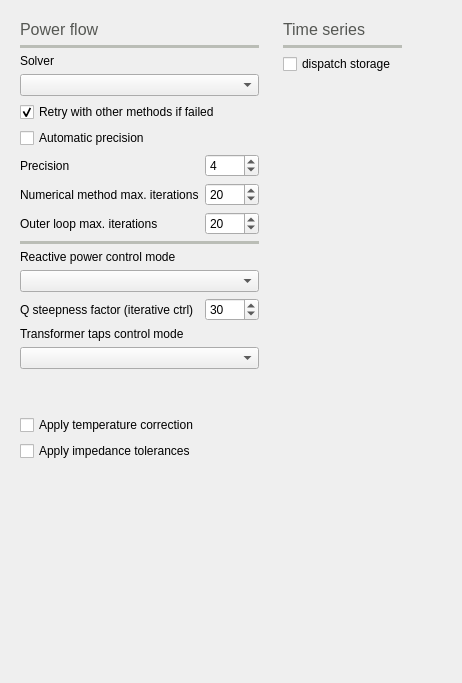
          <widget class="QWidget" name="tab_3">
           <attribute name="icon">
            <iconset resource="icons.qrc">
             <normaloff>:/Icons/icons/pf.svg</normaloff>:/Icons/icons/pf.svg</iconset>
           </attribute>
           <attribute name="title">
            <string>PF</string>
           </attribute>
           <attribute name="toolTip">
            <string>Power flow settings</string>
           </attribute>
           <layout class="QGridLayout" name="gridLayout_9">
            <item row="0" column="0">
             <widget class="QFrame" name="frame_13">
              <property name="frameShape">
               <enum>QFrame::NoFrame</enum>
              </property>
              <property name="frameShadow">
               <enum>QFrame::Raised</enum>
              </property>
              <layout class="QGridLayout" name="gridLayout_4">
               <item row="7" column="0" colspan="2">
                <widget class="QCheckBox" name="auto_precision_checkBox">
                 <property name="text">
                  <string>Automatic precision</string>
                 </property>
                </widget>
               </item>
               <item row="1" column="0" colspan="2">
                <widget class="QLabel" name="label_17">
                 <property name="palette">
                  <palette>
                   <active>
                    <colorrole role="WindowText">
                     <brush brushstyle="SolidPattern">
                      <color alpha="255">
                       <red>85</red>
                       <green>87</green>
                       <blue>83</blue>
                      </color>
                     </brush>
                    </colorrole>
                   </active>
                   <inactive>
                    <colorrole role="WindowText">
                     <brush brushstyle="SolidPattern">
                      <color alpha="255">
                       <red>85</red>
                       <green>87</green>
                       <blue>83</blue>
                      </color>
                     </brush>
                    </colorrole>
                   </inactive>
                   <disabled>
                    <colorrole role="WindowText">
                     <brush brushstyle="SolidPattern">
                      <color alpha="255">
                       <red>190</red>
                       <green>190</green>
                       <blue>190</blue>
                      </color>
                     </brush>
                    </colorrole>
                   </disabled>
                  </palette>
                 </property>
                 <property name="font">
                  <font>
                   <pointsize>12</pointsize>
                  </font>
                 </property>
                 <property name="text">
                  <string>Power flow</string>
                 </property>
                </widget>
               </item>
               <item row="9" column="1">
                <widget class="QSpinBox" name="tolerance_spinBox">
                 <property name="toolTip">
                  <string>&lt;html&gt;&lt;head/&gt;&lt;body&gt;&lt;p&gt;Exponent of the precission to use.&lt;/p&gt;&lt;p&gt;precision = 1x10^-factor&lt;/p&gt;&lt;p&gt;i.e.&lt;/p&gt;&lt;p&gt;factor=3&lt;/p&gt;&lt;p&gt;precision = 1e-3&lt;/p&gt;&lt;/body&gt;&lt;/html&gt;</string>
                 </property>
                 <property name="minimum">
                  <number>1</number>
                 </property>
                 <property name="maximum">
                  <number>20</number>
                 </property>
                 <property name="value">
                  <number>4</number>
                 </property>
                </widget>
               </item>
               <item row="9" column="0">
                <widget class="QLabel" name="label_5">
                 <property name="text">
                  <string>Precision</string>
                 </property>
                </widget>
               </item>
               <item row="10" column="1">
                <widget class="QSpinBox" name="max_iterations_spinBox">
                 <property name="toolTip">
                  <string>&lt;html&gt;&lt;head/&gt;&lt;body&gt;&lt;p&gt;Maximum numberof iterations to use.&lt;/p&gt;&lt;p&gt;&lt;br/&gt;&lt;/p&gt;&lt;p&gt;Tipical values: &lt;/p&gt;&lt;p&gt;Newton Raphson: 5&lt;/p&gt;&lt;p&gt;Levenberg-Marquards: 20&lt;/p&gt;&lt;p&gt;Fast decoupled: 10&lt;/p&gt;&lt;p&gt;Others: 20&lt;/p&gt;&lt;/body&gt;&lt;/html&gt;</string>
                 </property>
                 <property name="minimum">
                  <number>10</number>
                 </property>
                 <property name="maximum">
                  <number>300</number>
                 </property>
                 <property name="value">
                  <number>20</number>
                 </property>
                </widget>
               </item>
               <item row="10" column="0">
                <widget class="QLabel" name="label_6">
                 <property name="text">
                  <string>Numerical method max. iterations</string>
                 </property>
                </widget>
               </item>
               <item row="2" column="0" colspan="2">
                <widget class="Line" name="line_14">
                 <property name="palette">
                  <palette>
                   <active>
                    <colorrole role="WindowText">
                     <brush brushstyle="SolidPattern">
                      <color alpha="255">
                       <red>186</red>
                       <green>189</green>
                       <blue>182</blue>
                      </color>
                     </brush>
                    </colorrole>
                   </active>
                   <inactive>
                    <colorrole role="WindowText">
                     <brush brushstyle="SolidPattern">
                      <color alpha="255">
                       <red>186</red>
                       <green>189</green>
                       <blue>182</blue>
                      </color>
                     </brush>
                    </colorrole>
                   </inactive>
                   <disabled>
                    <colorrole role="WindowText">
                     <brush brushstyle="SolidPattern">
                      <color alpha="255">
                       <red>190</red>
                       <green>190</green>
                       <blue>190</blue>
                      </color>
                     </brush>
                    </colorrole>
                   </disabled>
                  </palette>
                 </property>
                 <property name="frameShadow">
                  <enum>QFrame::Plain</enum>
                 </property>
                 <property name="lineWidth">
                  <number>4</number>
                 </property>
                 <property name="orientation">
                  <enum>Qt::Horizontal</enum>
                 </property>
                </widget>
               </item>
               <item row="5" column="0" colspan="2">
                <widget class="QComboBox" name="solver_comboBox"/>
               </item>
               <item row="20" column="0">
                <spacer name="verticalSpacer_10">
                 <property name="orientation">
                  <enum>Qt::Vertical</enum>
                 </property>
                 <property name="sizeHint" stdset="0">
                  <size>
                   <width>20</width>
                   <height>40</height>
                  </size>
                 </property>
                </spacer>
               </item>
               <item row="18" column="0">
                <widget class="QLabel" name="label_50">
                 <property name="text">
                  <string>Transformer taps control mode</string>
                 </property>
                </widget>
               </item>
               <item row="19" column="0" colspan="2">
                <widget class="QComboBox" name="taps_control_mode_comboBox"/>
               </item>
               <item row="4" column="0">
                <widget class="QLabel" name="label_2">
                 <property name="text">
                  <string>Solver</string>
                 </property>
                </widget>
               </item>
               <item row="15" column="0">
                <widget class="QLabel" name="label_48">
                 <property name="text">
                  <string>Reactive power control mode</string>
                 </property>
                </widget>
               </item>
               <item row="11" column="1">
                <widget class="QSpinBox" name="outer_loop_spinBox">
                 <property name="toolTip">
                  <string>Maximum iterations for the outer loop that controls reactive power and transformer taps.</string>
                 </property>
                 <property name="minimum">
                  <number>1</number>
                 </property>
                 <property name="maximum">
                  <number>9999</number>
                 </property>
                 <property name="value">
                  <number>20</number>
                 </property>
                </widget>
               </item>
               <item row="6" column="0" colspan="2">
                <widget class="QCheckBox" name="helm_retry_checkBox">
                 <property name="toolTip">
                  <string>&lt;html&gt;&lt;head/&gt;&lt;body&gt;&lt;p&gt;If the selected method does not converge, try a list of methods that may help&lt;/p&gt;&lt;/body&gt;&lt;/html&gt;</string>
                 </property>
                 <property name="text">
                  <string>Retry with other methods if failed</string>
                 </property>
                 <property name="checked">
                  <bool>true</bool>
                 </property>
                </widget>
               </item>
               <item row="11" column="0">
                <widget class="QLabel" name="label_49">
                 <property name="text">
                  <string>Outer loop max. iterations</string>
                 </property>
                </widget>
               </item>
               <item row="22" column="0">
                <widget class="QCheckBox" name="apply_impedance_tolerances_checkBox">
                 <property name="text">
                  <string>Apply impedance tolerances</string>
                 </property>
                </widget>
               </item>
               <item row="12" column="0" colspan="2">
                <widget class="Line" name="line_18">
                 <property name="palette">
                  <palette>
                   <active>
                    <colorrole role="WindowText">
                     <brush brushstyle="SolidPattern">
                      <color alpha="255">
                       <red>186</red>
                       <green>189</green>
                       <blue>182</blue>
                      </color>
                     </brush>
                    </colorrole>
                   </active>
                   <inactive>
                    <colorrole role="WindowText">
                     <brush brushstyle="SolidPattern">
                      <color alpha="255">
                       <red>186</red>
                       <green>189</green>
                       <blue>182</blue>
                      </color>
                     </brush>
                    </colorrole>
                   </inactive>
                   <disabled>
                    <colorrole role="WindowText">
                     <brush brushstyle="SolidPattern">
                      <color alpha="255">
                       <red>190</red>
                       <green>190</green>
                       <blue>190</blue>
                      </color>
                     </brush>
                    </colorrole>
                   </disabled>
                  </palette>
                 </property>
                 <property name="frameShadow">
                  <enum>QFrame::Plain</enum>
                 </property>
                 <property name="lineWidth">
                  <number>4</number>
                 </property>
                 <property name="orientation">
                  <enum>Qt::Horizontal</enum>
                 </property>
                </widget>
               </item>
               <item row="16" column="0" colspan="2">
                <widget class="QComboBox" name="reactive_power_control_mode_comboBox"/>
               </item>
               <item row="21" column="0">
                <widget class="QCheckBox" name="temperature_correction_checkBox">
                 <property name="toolTip">
                  <string>Correct the branches resistance using the temperature</string>
                 </property>
                 <property name="text">
                  <string>Apply temperature correction</string>
                 </property>
                </widget>
               </item>
               <item row="17" column="0">
                <widget class="QLabel" name="label_9">
                 <property name="text">
                  <string>Q steepness factor (iterative ctrl)</string>
                 </property>
                </widget>
               </item>
               <item row="17" column="1">
                <widget class="QSpinBox" name="q_steepness_factor_spinBox">
                 <property name="singleStep">
                  <number>1</number>
                 </property>
                 <property name="value">
                  <number>30</number>
                 </property>
                </widget>
               </item>
              </layout>
             </widget>
            </item>
            <item row="1" column="0">
             <spacer name="verticalSpacer">
              <property name="orientation">
               <enum>Qt::Vertical</enum>
              </property>
              <property name="sizeHint" stdset="0">
               <size>
                <width>20</width>
                <height>202</height>
               </size>
              </property>
             </spacer>
            </item>
            <item row="0" column="2">
             <spacer name="horizontalSpacer_5">
              <property name="orientation">
               <enum>Qt::Horizontal</enum>
              </property>
              <property name="sizeHint" stdset="0">
               <size>
                <width>40</width>
                <height>20</height>
               </size>
              </property>
             </spacer>
            </item>
            <item row="0" column="1">
             <widget class="QFrame" name="frame_14">
              <property name="frameShape">
               <enum>QFrame::NoFrame</enum>
              </property>
              <property name="frameShadow">
               <enum>QFrame::Raised</enum>
              </property>
              <layout class="QGridLayout" name="gridLayout_13">
               <item row="1" column="0" colspan="2">
                <widget class="QLabel" name="label_45">
                 <property name="palette">
                  <palette>
                   <active>
                    <colorrole role="WindowText">
                     <brush brushstyle="SolidPattern">
                      <color alpha="255">
                       <red>85</red>
                       <green>87</green>
                       <blue>83</blue>
                      </color>
                     </brush>
                    </colorrole>
                   </active>
                   <inactive>
                    <colorrole role="WindowText">
                     <brush brushstyle="SolidPattern">
                      <color alpha="255">
                       <red>85</red>
                       <green>87</green>
                       <blue>83</blue>
                      </color>
                     </brush>
                    </colorrole>
                   </inactive>
                   <disabled>
                    <colorrole role="WindowText">
                     <brush brushstyle="SolidPattern">
                      <color alpha="255">
                       <red>190</red>
                       <green>190</green>
                       <blue>190</blue>
                      </color>
                     </brush>
                    </colorrole>
                   </disabled>
                  </palette>
                 </property>
                 <property name="font">
                  <font>
                   <pointsize>12</pointsize>
                  </font>
                 </property>
                 <property name="text">
                  <string>Time series</string>
                 </property>
                </widget>
               </item>
               <item row="2" column="0" colspan="2">
                <widget class="Line" name="line_15">
                 <property name="palette">
                  <palette>
                   <active>
                    <colorrole role="WindowText">
                     <brush brushstyle="SolidPattern">
                      <color alpha="255">
                       <red>186</red>
                       <green>189</green>
                       <blue>182</blue>
                      </color>
                     </brush>
                    </colorrole>
                   </active>
                   <inactive>
                    <colorrole role="WindowText">
                     <brush brushstyle="SolidPattern">
                      <color alpha="255">
                       <red>186</red>
                       <green>189</green>
                       <blue>182</blue>
                      </color>
                     </brush>
                    </colorrole>
                   </inactive>
                   <disabled>
                    <colorrole role="WindowText">
                     <brush brushstyle="SolidPattern">
                      <color alpha="255">
                       <red>190</red>
                       <green>190</green>
                       <blue>190</blue>
                      </color>
                     </brush>
                    </colorrole>
                   </disabled>
                  </palette>
                 </property>
                 <property name="frameShadow">
                  <enum>QFrame::Plain</enum>
                 </property>
                 <property name="lineWidth">
                  <number>4</number>
                 </property>
                 <property name="orientation">
                  <enum>Qt::Horizontal</enum>
                 </property>
                </widget>
               </item>
               <item row="3" column="0">
                <widget class="QCheckBox" name="dispatch_storage_checkBox">
                 <property name="toolTip">
                  <string>&lt;html&gt;&lt;head/&gt;&lt;body&gt;&lt;p&gt;When enabled, the storage devices beheave as actual storage devices taking into account their energy limitations when delivering power.&lt;/p&gt;&lt;p&gt;When disabled, the storage devices beheave exactly as controlled generators&lt;/p&gt;&lt;/body&gt;&lt;/html&gt;</string>
                 </property>
                 <property name="text">
                  <string>dispatch storage</string>
                 </property>
                </widget>
               </item>
               <item row="4" column="0">
                <spacer name="verticalSpacer_9">
                 <property name="orientation">
                  <enum>Qt::Vertical</enum>
                 </property>
                 <property name="sizeHint" stdset="0">
                  <size>
                   <width>20</width>
                   <height>40</height>
                  </size>
                 </property>
                </spacer>
               </item>
              </layout>
             </widget>
            </item>
           </layout>
          </widget>
